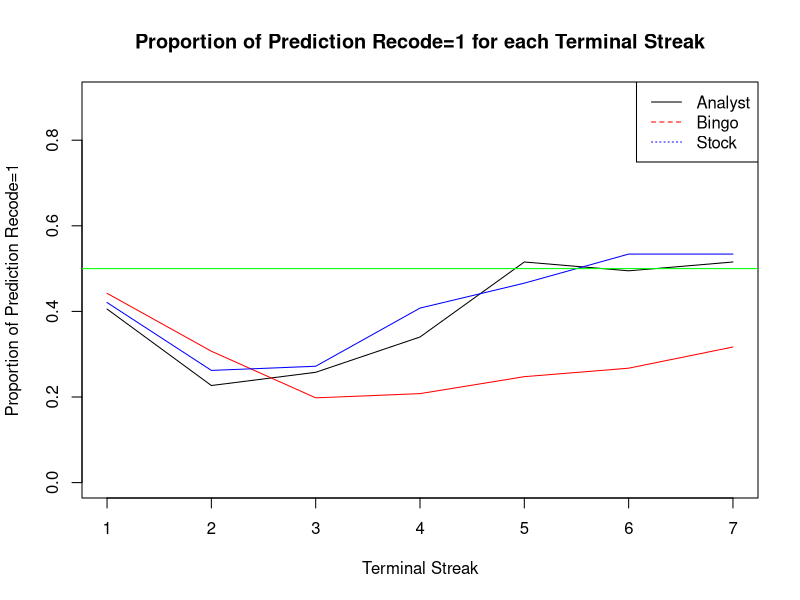
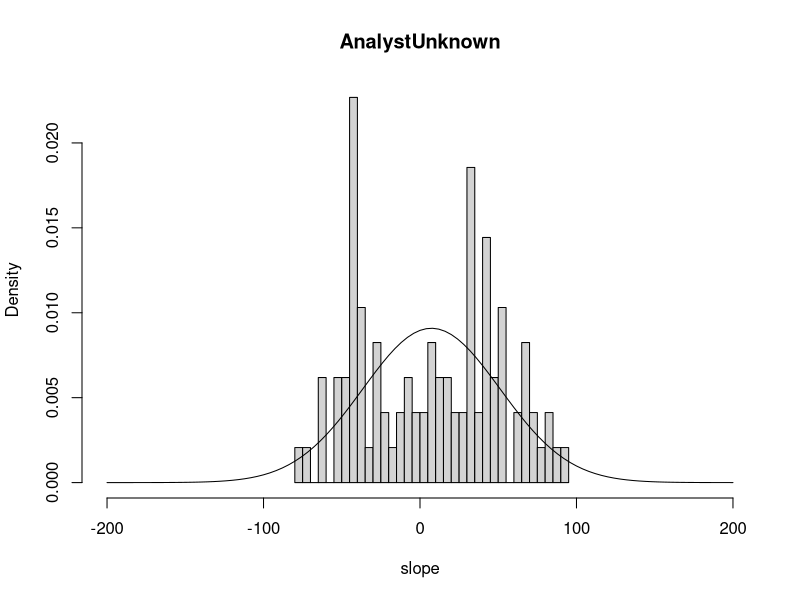
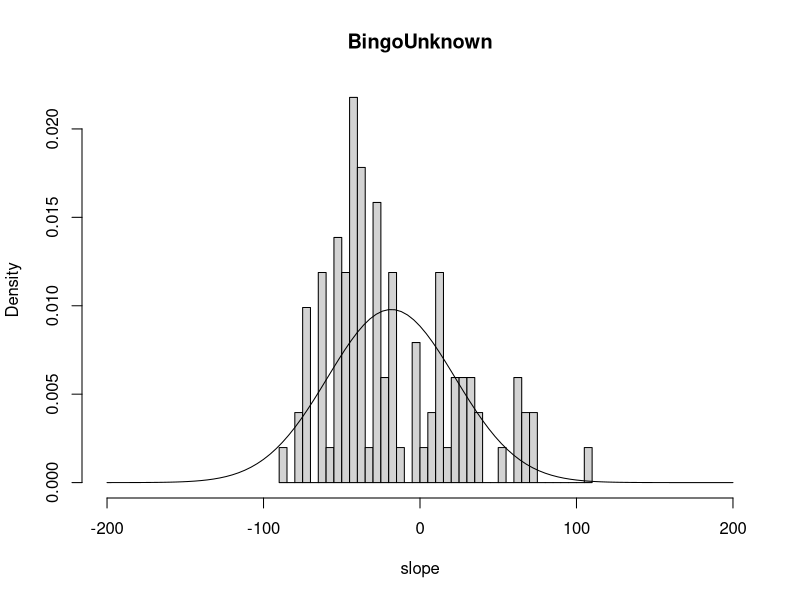
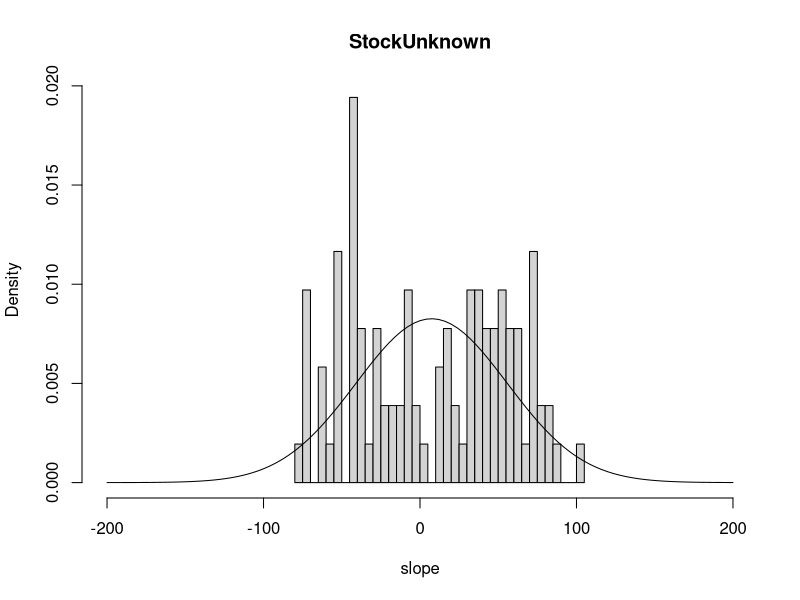

The R source for these figures, in order:
## ---- chunk 1
library(readxl)
library(afex)
data <- read_excel("../Data/PredictingOutcomes_ParticipantPredictions.xlsx", sheet = "Study 2B")

# divide the data based on the generator
data1 <- data[data$generator == "analyst",]
data2 <- data[data$generator == "bingo",]
data3 <- data[data$generator == "stock",]
## ---- chunk 2
prop1 <- aggregate(data1$prediction_recode, by = list(data1$terminal_streak_length), FUN = mean)
prop2 <- aggregate(data2$prediction_recode, by = list(data2$terminal_streak_length), FUN = mean)
prop3 <- aggregate(data3$prediction_recode, by = list(data3$terminal_streak_length), FUN = mean)
## ---- chunk 3
plot(prop1$Group.1,prop1$x, type = "l",ylim=c(0.0,0.9), xlab = "Terminal Streak", ylab = "Proportion of Prediction Recode=1", main = "Proportion of Prediction Recode=1 for each Terminal Streak")
lines(prop2$Group.1,prop2$x, col = "red")
lines(prop3$Group.1,prop3$x,  col = "blue")
abline(h = 0.5, col = "green")
legend("topright", legend = c("Analyst", "Bingo", "Stock"), col = c("black", "red", "blue"), lty = 1:3)
## ---- chunk 4
model1 <- lmer(prediction_recode ~ generator + (1|participant_id), data = data)
summary(model1)
## ---- chunk 5
anova(model1)
## ---- chunk 6
aov1<-aov_ez('participant_id','prediction_recode',data, between=c('generator'),within=c('terminal_streak_length'))
aov1

pairwise.t.test(data$prediction_recode, data$generator, p.adjust.method = "bonferroni")


## ---- chunk 7
id <- unique(data1$participant_id)

slope <- c()

for (i in id){
x <- as.character(i)
datax <- data1[data1$participant_id == x,]
model <- glm(prediction_recode ~ terminal_streak_length, data = datax)
slope <- c(slope, coef(model)[2])
}
slope <- slope*500

hist(slope,breaks=30,xlim=c(-200,200),prob=TRUE,main="AnalystUnknown")
curve(dnorm(x, mean = mean(slope), sd = sd(slope)), add = TRUE, col = "black")
## ---- chunk 8
id <- unique(data2$participant_id)

slope <- c()

for (i in id){
x <- as.character(i)
datax <- data2[data2$participant_id == x,]
model <- glm(prediction_recode ~ terminal_streak_length, data = datax)
slope <- c(slope, coef(model)[2])
}
slope <- slope*500

hist(slope,breaks=30,xlim=c(-200,200),prob=TRUE,main="BingoUnknown")
curve(dnorm(x, mean = mean(slope), sd = sd(slope)), add = TRUE, col = "black")
## ---- chunk 9
id <- unique(data3$participant_id)

slope <- c()

for (i in id){
x <- as.character(i)
datax <- data3[data3$participant_id == x,]
model <- glm(prediction_recode ~ terminal_streak_length, data = datax)
slope <- c(slope, coef(model)[2])
}
slope <- slope*500

hist(slope,breaks=30,xlim=c(-200,200),prob=TRUE,main="StockUnknown")
curve(dnorm(x, mean = mean(slope), sd = sd(slope)), add = TRUE, col = "black")
## ---- chunk 10
data_dem<- read_excel("../Data/PredictingOutcomes_ParticipantDemographics.xlsx", sheet = "Study 2B")

# print(data)
## ---- chunk 11
map <- data.frame(unique(data_dem$participant_id), data_dem$gender)
colnames(map) <- c("participant_id","gender")
# map
## ---- chunk 12
dataf <- data[,c(2,3,8,10)]
# print(data1)
## ---- chunk 13

df <- merge(dataf, map, by = "participant_id")
df_total <- df[df$gender=='0' | df$gender=='1',]
# male <- df[df$gender=='0',]
# female <- df[df$gender=='1',]
# chisq.test(male$prediction_recode, female$prediction_recode,correct=FALSE)
check <- table(df_total$gender, df_total$terminal_streak_length)
print(check)
test <- table(df_total$gender, df_total$prediction_recode)
print(test)
chisq.test(test)
## ---- chunk 14
df <- df_total[df_total$generator=='analyst',]
test <- table(df$gender, df$prediction_recode)
print(test)
chisq.test(test)
## ---- chunk 15
df <- df_total[df_total$generator=='bingo',]
test <- table(df$gender, df$prediction_recode)
print(test)
chisq.test(test)
## ---- chunk 16
df <- df_total[df_total$generator=='stock',]
test <- table(df$gender, df$prediction_recode)
print(test)
chisq.test(test)
